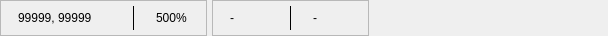
<?xml version="1.0" encoding="UTF-8"?>
<ui version="4.0">
 <class>SceneInfoWidget</class>
 <widget class="QWidget" name="SceneInfoWidget">
  <property name="geometry">
   <rect>
    <x>0</x>
    <y>0</y>
    <width>608</width>
    <height>36</height>
   </rect>
  </property>
  <property name="sizePolicy">
   <sizepolicy hsizetype="Expanding" vsizetype="Expanding">
    <horstretch>0</horstretch>
    <verstretch>0</verstretch>
   </sizepolicy>
  </property>
  <property name="windowTitle">
   <string>Form</string>
  </property>
  <layout class="QHBoxLayout" name="horizontalLayout_6">
   <property name="spacing">
    <number>5</number>
   </property>
   <property name="leftMargin">
    <number>0</number>
   </property>
   <property name="topMargin">
    <number>0</number>
   </property>
   <property name="rightMargin">
    <number>0</number>
   </property>
   <property name="bottomMargin">
    <number>0</number>
   </property>
   <item>
    <widget class="QFrame" name="cursor_pos_info_frm">
     <property name="sizePolicy">
      <sizepolicy hsizetype="Preferred" vsizetype="Expanding">
       <horstretch>0</horstretch>
       <verstretch>0</verstretch>
      </sizepolicy>
     </property>
     <property name="frameShape">
      <enum>QFrame::Shape::StyledPanel</enum>
     </property>
     <property name="frameShadow">
      <enum>QFrame::Shadow::Raised</enum>
     </property>
     <layout class="QHBoxLayout" name="horizontalLayout_8">
      <property name="spacing">
       <number>10</number>
      </property>
      <property name="leftMargin">
       <number>5</number>
      </property>
      <property name="topMargin">
       <number>5</number>
      </property>
      <property name="rightMargin">
       <number>5</number>
      </property>
      <property name="bottomMargin">
       <number>5</number>
      </property>
      <item>
       <layout class="QHBoxLayout" name="horizontalLayout">
        <property name="spacing">
         <number>5</number>
        </property>
        <item>
         <widget class="QLabel" name="mouse_pos_ico_lbl">
          <property name="sizePolicy">
           <sizepolicy hsizetype="Fixed" vsizetype="Fixed">
            <horstretch>0</horstretch>
            <verstretch>0</verstretch>
           </sizepolicy>
          </property>
          <property name="maximumSize">
           <size>
            <width>22</width>
            <height>22</height>
           </size>
          </property>
          <property name="toolTip">
           <string>Current position of the mouse in the canvas</string>
          </property>
          <property name="frameShape">
           <enum>QFrame::Shape::NoFrame</enum>
          </property>
          <property name="frameShadow">
           <enum>QFrame::Shadow::Plain</enum>
          </property>
          <property name="text">
           <string/>
          </property>
          <property name="pixmap">
           <pixmap resource="../../res/resources.qrc">:/icons/icons/cursor.png</pixmap>
          </property>
          <property name="scaledContents">
           <bool>true</bool>
          </property>
          <property name="alignment">
           <set>Qt::AlignmentFlag::AlignCenter</set>
          </property>
          <property name="textInteractionFlags">
           <set>Qt::TextInteractionFlag::NoTextInteraction</set>
          </property>
         </widget>
        </item>
        <item>
         <widget class="QLabel" name="mouse_pos_info_lbl">
          <property name="minimumSize">
           <size>
            <width>105</width>
            <height>0</height>
           </size>
          </property>
          <property name="baseSize">
           <size>
            <width>0</width>
            <height>0</height>
           </size>
          </property>
          <property name="toolTip">
           <string>Current position of the mouse in the canvas</string>
          </property>
          <property name="text">
           <string>99999, 99999</string>
          </property>
         </widget>
        </item>
       </layout>
      </item>
      <item>
       <widget class="Line" name="separator_ln">
        <property name="minimumSize">
         <size>
          <width>1</width>
          <height>0</height>
         </size>
        </property>
        <property name="maximumSize">
         <size>
          <width>1</width>
          <height>16777215</height>
         </size>
        </property>
        <property name="autoFillBackground">
         <bool>false</bool>
        </property>
        <property name="frameShadow">
         <enum>QFrame::Shadow::Plain</enum>
        </property>
        <property name="orientation">
         <enum>Qt::Orientation::Vertical</enum>
        </property>
       </widget>
      </item>
      <item>
       <layout class="QHBoxLayout" name="horizontalLayout_2">
        <property name="spacing">
         <number>5</number>
        </property>
        <item>
         <widget class="QLabel" name="zoom_ico_lbl">
          <property name="sizePolicy">
           <sizepolicy hsizetype="Fixed" vsizetype="Fixed">
            <horstretch>0</horstretch>
            <verstretch>0</verstretch>
           </sizepolicy>
          </property>
          <property name="maximumSize">
           <size>
            <width>22</width>
            <height>22</height>
           </size>
          </property>
          <property name="toolTip">
           <string>Current zoom factor</string>
          </property>
          <property name="frameShape">
           <enum>QFrame::Shape::NoFrame</enum>
          </property>
          <property name="frameShadow">
           <enum>QFrame::Shadow::Plain</enum>
          </property>
          <property name="text">
           <string/>
          </property>
          <property name="pixmap">
           <pixmap resource="../../res/resources.qrc">:/icons/icons/objselect.png</pixmap>
          </property>
          <property name="scaledContents">
           <bool>true</bool>
          </property>
          <property name="alignment">
           <set>Qt::AlignmentFlag::AlignCenter</set>
          </property>
          <property name="textInteractionFlags">
           <set>Qt::TextInteractionFlag::NoTextInteraction</set>
          </property>
         </widget>
        </item>
        <item>
         <widget class="QLabel" name="zoom_info_lbl">
          <property name="sizePolicy">
           <sizepolicy hsizetype="Fixed" vsizetype="Preferred">
            <horstretch>0</horstretch>
            <verstretch>0</verstretch>
           </sizepolicy>
          </property>
          <property name="minimumSize">
           <size>
            <width>45</width>
            <height>0</height>
           </size>
          </property>
          <property name="baseSize">
           <size>
            <width>0</width>
            <height>0</height>
           </size>
          </property>
          <property name="toolTip">
           <string>Current zoom factor</string>
          </property>
          <property name="text">
           <string>500%</string>
          </property>
         </widget>
        </item>
       </layout>
      </item>
     </layout>
    </widget>
   </item>
   <item>
    <widget class="QFrame" name="obj_sel_info_frm">
     <property name="sizePolicy">
      <sizepolicy hsizetype="Preferred" vsizetype="Expanding">
       <horstretch>0</horstretch>
       <verstretch>0</verstretch>
      </sizepolicy>
     </property>
     <property name="frameShape">
      <enum>QFrame::Shape::StyledPanel</enum>
     </property>
     <property name="frameShadow">
      <enum>QFrame::Shadow::Raised</enum>
     </property>
     <layout class="QHBoxLayout" name="horizontalLayout_5">
      <property name="spacing">
       <number>10</number>
      </property>
      <property name="leftMargin">
       <number>5</number>
      </property>
      <property name="topMargin">
       <number>5</number>
      </property>
      <property name="rightMargin">
       <number>5</number>
      </property>
      <property name="bottomMargin">
       <number>5</number>
      </property>
      <item>
       <layout class="QHBoxLayout" name="horizontalLayout_3">
        <property name="spacing">
         <number>5</number>
        </property>
        <item>
         <widget class="QLabel" name="sel_obj_icon_lbl">
          <property name="sizePolicy">
           <sizepolicy hsizetype="Fixed" vsizetype="Fixed">
            <horstretch>0</horstretch>
            <verstretch>0</verstretch>
           </sizepolicy>
          </property>
          <property name="maximumSize">
           <size>
            <width>22</width>
            <height>22</height>
           </size>
          </property>
          <property name="toolTip">
           <string>Currently selected object(s)</string>
          </property>
          <property name="frameShape">
           <enum>QFrame::Shape::NoFrame</enum>
          </property>
          <property name="frameShadow">
           <enum>QFrame::Shadow::Plain</enum>
          </property>
          <property name="text">
           <string/>
          </property>
          <property name="pixmap">
           <pixmap resource="../../res/resources.qrc">:/icons/icons/table.png</pixmap>
          </property>
          <property name="scaledContents">
           <bool>true</bool>
          </property>
          <property name="alignment">
           <set>Qt::AlignmentFlag::AlignCenter</set>
          </property>
          <property name="textInteractionFlags">
           <set>Qt::TextInteractionFlag::NoTextInteraction</set>
          </property>
         </widget>
        </item>
        <item>
         <widget class="QLabel" name="sel_obj_count_lbl">
          <property name="sizePolicy">
           <sizepolicy hsizetype="Preferred" vsizetype="Preferred">
            <horstretch>0</horstretch>
            <verstretch>0</verstretch>
           </sizepolicy>
          </property>
          <property name="minimumSize">
           <size>
            <width>50</width>
            <height>0</height>
           </size>
          </property>
          <property name="baseSize">
           <size>
            <width>0</width>
            <height>0</height>
           </size>
          </property>
          <property name="toolTip">
           <string>Currently selected object(s)</string>
          </property>
          <property name="text">
           <string>-</string>
          </property>
         </widget>
        </item>
       </layout>
      </item>
      <item>
       <widget class="Line" name="separator_ln2">
        <property name="minimumSize">
         <size>
          <width>1</width>
          <height>0</height>
         </size>
        </property>
        <property name="maximumSize">
         <size>
          <width>1</width>
          <height>16777215</height>
         </size>
        </property>
        <property name="autoFillBackground">
         <bool>false</bool>
        </property>
        <property name="frameShadow">
         <enum>QFrame::Shadow::Plain</enum>
        </property>
        <property name="orientation">
         <enum>Qt::Orientation::Vertical</enum>
        </property>
       </widget>
      </item>
      <item>
       <layout class="QHBoxLayout" name="horizontalLayout_4">
        <property name="spacing">
         <number>5</number>
        </property>
        <item>
         <widget class="QLabel" name="obj_pos_ico_lbl">
          <property name="sizePolicy">
           <sizepolicy hsizetype="Fixed" vsizetype="Fixed">
            <horstretch>0</horstretch>
            <verstretch>0</verstretch>
           </sizepolicy>
          </property>
          <property name="maximumSize">
           <size>
            <width>22</width>
            <height>22</height>
           </size>
          </property>
          <property name="toolTip">
           <string>Dimensions of the selected object(s)</string>
          </property>
          <property name="frameShape">
           <enum>QFrame::Shape::NoFrame</enum>
          </property>
          <property name="frameShadow">
           <enum>QFrame::Shadow::Plain</enum>
          </property>
          <property name="text">
           <string/>
          </property>
          <property name="pixmap">
           <pixmap resource="../../res/resources.qrc">:/icons/icons/bndrect.png</pixmap>
          </property>
          <property name="scaledContents">
           <bool>true</bool>
          </property>
          <property name="alignment">
           <set>Qt::AlignmentFlag::AlignCenter</set>
          </property>
          <property name="textInteractionFlags">
           <set>Qt::TextInteractionFlag::NoTextInteraction</set>
          </property>
         </widget>
        </item>
        <item>
         <widget class="QLabel" name="obj_pos_info_lbl">
          <property name="minimumSize">
           <size>
            <width>50</width>
            <height>0</height>
           </size>
          </property>
          <property name="baseSize">
           <size>
            <width>0</width>
            <height>0</height>
           </size>
          </property>
          <property name="toolTip">
           <string>Dimensions of the selected object(s)</string>
          </property>
          <property name="text">
           <string>-</string>
          </property>
         </widget>
        </item>
       </layout>
      </item>
     </layout>
    </widget>
   </item>
   <item>
    <spacer name="horizontalSpacer">
     <property name="orientation">
      <enum>Qt::Orientation::Horizontal</enum>
     </property>
     <property name="sizeHint" stdset="0">
      <size>
       <width>40</width>
       <height>20</height>
      </size>
     </property>
    </spacer>
   </item>
  </layout>
 </widget>
 <resources>
  <include location="../../res/resources.qrc"/>
 </resources>
 <connections/>
</ui>
